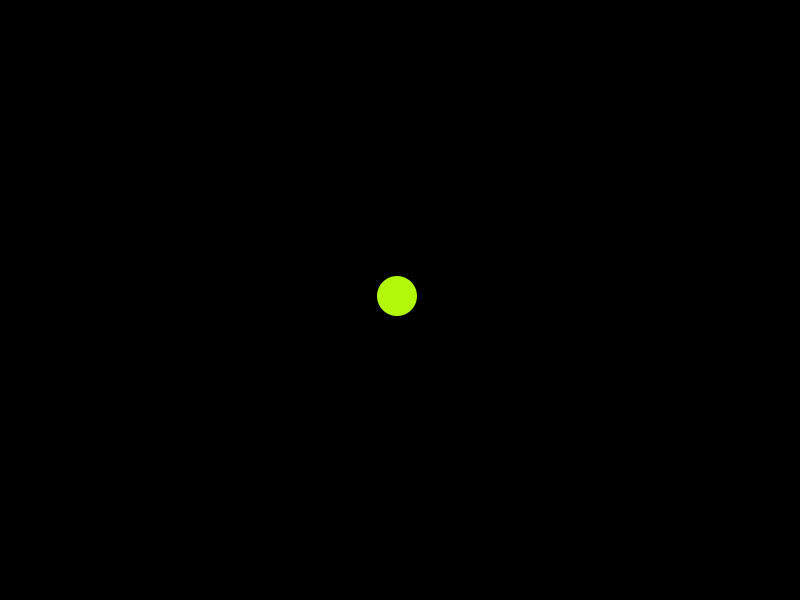
Frame 1 (no input)
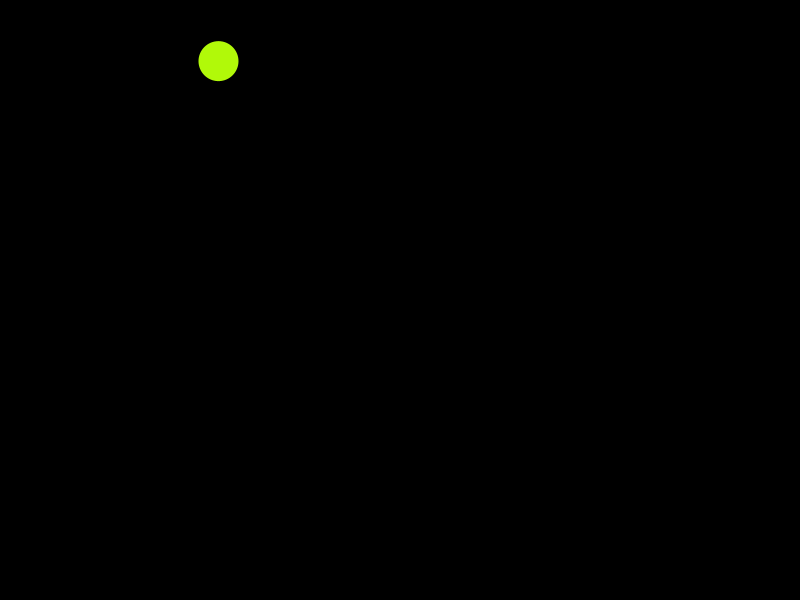
Frame 60 (the mouse pressed at the canvas centre just before this capture)
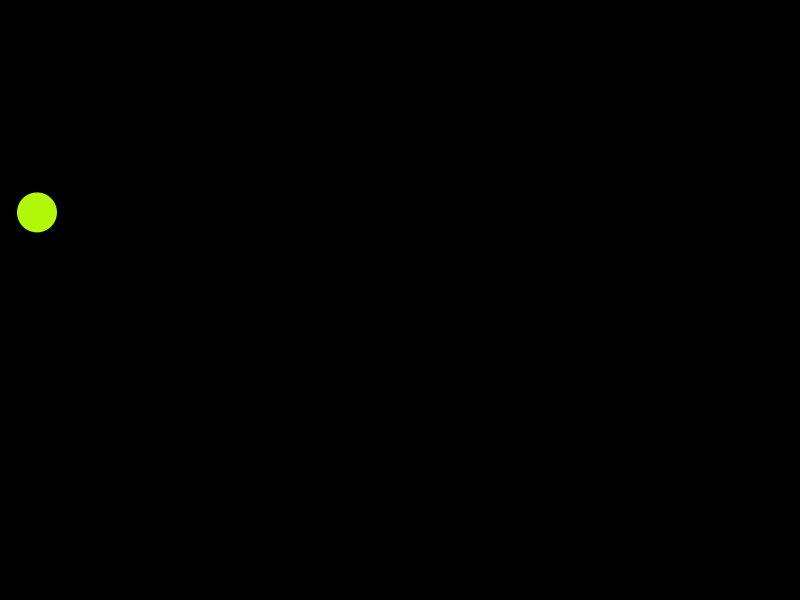
Frame 120 (the mouse held since frame 60 and released just before this capture)

The Processing sketch that drew these frames (run headless with seeded random() and noise(); from frame 60 on, the mouse is pressed at the canvas centre):

// Processing sketch: Simple_Ball
// ── Simple_Ball.pde
Ball ball;

void setup() {
  size(800, 600);
  ball=new Ball();
}


void draw() {
  background(0);
  ball.update();
  ball.display();
}


class Ball {
  float xpos;
  float ypos;
  float xspd;
  float yspd;
  color col;

  Ball() {
    xpos=width/2;
    ypos=height/2;
    float angle=random(TWO_PI);
    xspd=cos(angle)*5;
    yspd=sin(angle)*5;
    col=color(random(150, 255), random(150, 255), random(40));
  }

  void update() {
    xpos+=xspd;
    if (xpos<20 || xpos>width-20) {
      xspd*=-1;
    }
    ypos+=yspd;
    if (ypos<20 || ypos>height-20) {
      yspd*=-1;
    }
  }

  void display() {
    fill(col);
    noStroke();
    ellipse(xpos, ypos, 40, 40);
  }
}
